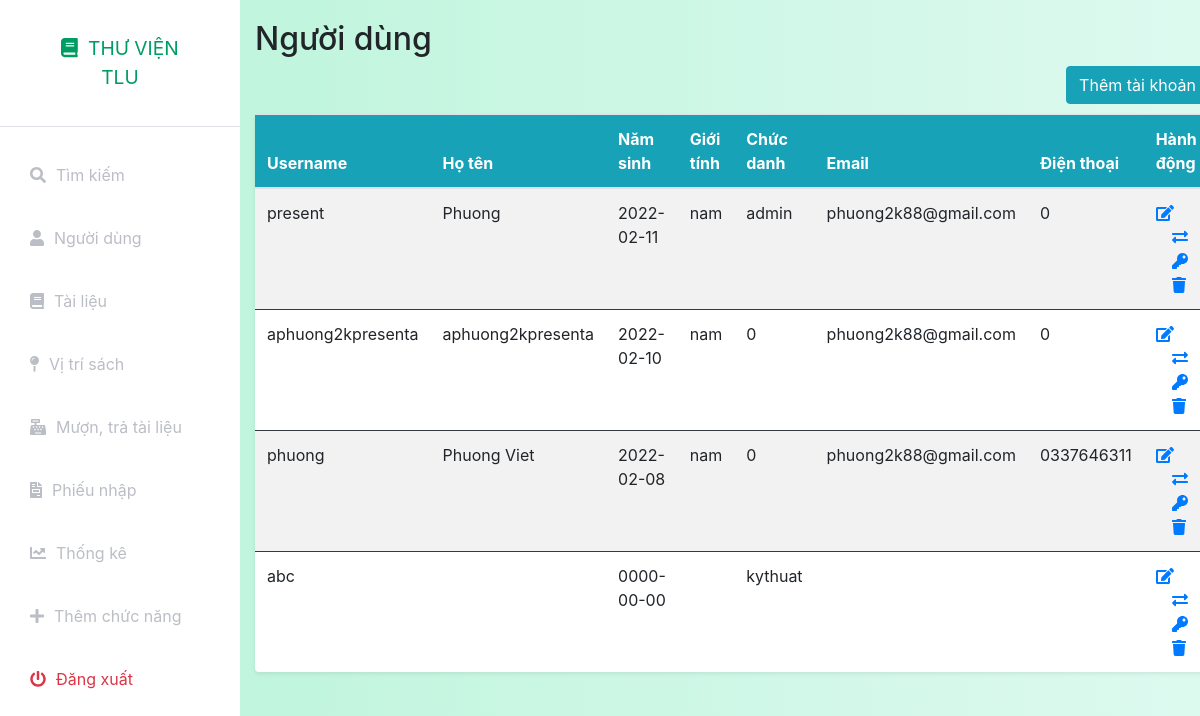
The app's page /index.php?controller=user&action=index (signed in) with its own data.
### tables this page shows
CREATE TABLE `nguoidung` (
  `id` int(11) NOT NULL,
  `Username` text NOT NULL,
  `password` text NOT NULL,
  `HoTen` text NOT NULL,
  `NamSinh` date DEFAULT NULL,
  `GioiTinh` varchar(4) DEFAULT NULL,
  `ChucDanh` varchar(11) NOT NULL DEFAULT '0',
  `Email` text NOT NULL,
  `DienThoai` varchar(14) NOT NULL,
  `token` varchar(18) NOT NULL,
  `status` int(1) NOT NULL DEFAULT 1
);

### index.php (called while the page is built, shortened)
<?php
include_once('models/Auth.php');
$action = isset($_GET['action']) ? $_GET['action'] : 'index';
$object = new $classController();
$object->$action();
?>

### config.php (called while the page is built, shortened)
<?php
function getalldata($query)
{
    global $connect;
    $result=mysqli_query($connect,$query);
    if(mysqli_num_rows($result)>0)
        return mysqli_fetch_all($result,MYSQLI_ASSOC);
    else
        return false;
}
function getonedata($query)
{
    global $connect;
    $result=mysqli_query($connect,$query);
    if($result&&mysqli_num_rows($result)==1)
        return mysqli_fetch_assoc($result);
    else
        return false;
}
?>

### models/User.php (called while the page is built, shortened)
<?php
include_once('./config.php');
class User
{
    public static function index()
    {
        $query = "select * from nguoidung  where status = '1'";
        $data = getalldata($query);
        return $data;
    }
    public static function show($idoruser)
    {
        $query = "select * from nguoidung where id = '$idoruser' or Username = '$idoruser'";
        $data = getonedata($query);
        return $data;
    }
}

### models/Auth.php (called while the page is built, shortened)
<?php
include_once('./config.php');
include_once('User.php');
class Auth
{
    private static $ChucDanh = null;
    public static function isAdmin()
    {
        if(self::isLogin())
        {
            if (self::$ChucDanh == 'admin')
                return true;
            else
                return false;
        }
        else
        {
            return false;
        }
    }
    public static function isLogin()
    {
        if (isset($_SESSION['token']) && isset($_SESSION['Username'])) {
            $data = User::show($_SESSION['Username']);
            if($data)
            {
                if($data['token'] == $_SESSION['token'])
                {
                    self::$ChucDanh = $data['ChucDanh'];
                    return true;
                }
            }
            else
            {
                return false;
            }
        } else
            return false;
    }
}

### views/user/index.php (the view)
<?php include_once('././assets/layouts/header.php'); ?>
<?php include_once('././assets/layouts/siderbar.php'); ?>
<div class="container-fluid" style="padding-top:20px">
    <h2>Người dùng</h2>
    <table class="table table-striped bg-white rounded shadow-sm  table-hover" >
    <div class="d-grid gap-2 d-md-flex justify-content-md-end">
    <a name="" id="" class="btn btn-info" href="index.php?controller=user&action=add" role="button" style="margin-bottom:10px">Thêm tài khoản</a>
    </div>
        <thead class="bg-info text-white">
            <tr class="border-dark">
                <th>Username</th>
                <th>Họ tên</th>
                <th>Năm sinh</th>
                <th>Giới tính</th>
                <th>Chức danh</th>
                <th>Email</th>
                <th>Điện thoại</th>
                <th style="width: 10%;">Hành động</th>
            </tr>
        </thead>
        <tbody>
            <?php
            if (isset($data) && is_array($data)) {
                foreach ($data as $user) {
                    if ($user['status'] == 1) {
                        echo "<tr>";
                        echo "<td class=\"border-dark\" scope=\"row\">" . $user['Username'] . "</td>";
                        echo "<td class=\"border-dark\" scope=\"row\">" . $user['HoTen'] . "</td>";
                        echo "<td class=\"border-dark\">" . $user['NamSinh'] . "</td>";
                        echo "<td class=\"border-dark\">" . $user['GioiTinh'] . "</td>";
                        echo "<td class=\"border-dark\">" . $user['ChucDanh'] . "</td>";
                        echo "<td class=\"border-dark\">" . $user['Email'] . "</td>";
                        echo "<td class=\"border-dark\">" . $user['DienThoai'] . "</td>";
                        echo '<td class="border-dark">';
                        echo '<a href="index.php?controller=user&action=edit&id=' . $user['id'] . '"><i class="fas fa-edit"></i></a>';
                        echo '<a class="ml-3" href="index.php?controller=user&action=editper&id=' . $user['id'] . '"><i class="fas fa-exchange-alt"></i></a>';
                        echo '<a class="ml-3" href="index.php?controller=user&action=editpass&id=' . $user['id'] . '"><i class="fas fa-key"></i></a>';
                        echo '<a class="ml-3" onclick="return confirm(\'Bạn có muốn xóa tài khoản này không?\')" href="index.php?controller=user&action=delete&id=' . $user['id'] . '"><i class="fas fa-trash"></i></a>';
                        echo "</tr>";
                    }
                }
            }
            ?>
    </table>
</div>
<?php include_once('././assets/layouts/footer.php'); ?>

### assets/css/styles.css (style rules this page uses)
:root { --main-bg-color: #009d63; --main-text-color: #009d63; --second-text-color: #bbbec5; --second-bg-color: #c1efde; }

### records on screen
nguoidung: Username "present", HoTen "Phuong", NamSinh "2022-02-11", GioiTinh "nam", ChucDanh "admin", Email "phuong2k88@gmail.com", DienThoai "0"
nguoidung: Username "aphuong2kpresenta", HoTen "aphuong2kpresenta", NamSinh "2022-02-10", GioiTinh "nam", ChucDanh "0", Email "phuong2k88@gmail.com", DienThoai "0"
nguoidung: Username "phuong", HoTen "Phuong Viet", NamSinh "2022-02-08", GioiTinh "nam", ChucDanh "0", Email "phuong2k88@gmail.com", DienThoai "0337646311"
nguoidung: Username "abc", NamSinh "0000-00-00", ChucDanh "kythuat"
